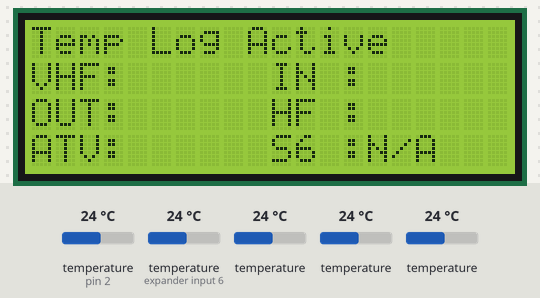
This sketch was run on a simulated Arduino Uno, built with avr-gcc and run on an emulated ATmega328P. Shown: 20×4 character LCD. The inputs (shaded band) are chosen by the test bench; at power-on: temperature (sensors on pin 2, expander input 6) 24 °C, temperature 24 °C. The local clock reads 2024-03-15 10:24:30 at power-on unless the sketch sets it; storage starts empty; what the sketch prints to the serial monitor is not drawn.

Above: at 6.4 s.
6.5 s: temperature (sensor on pin 2) set to 41 °C
At 8.5 s:
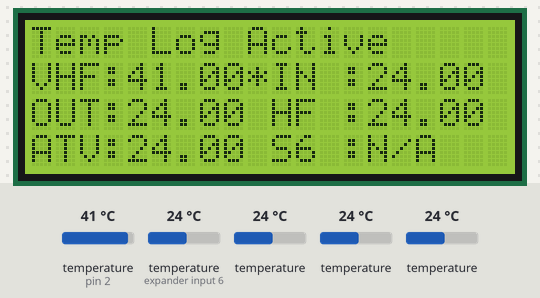
10.0 s: temperature (sensor on expander input 6) set to 41 °C
At 13.4 s:
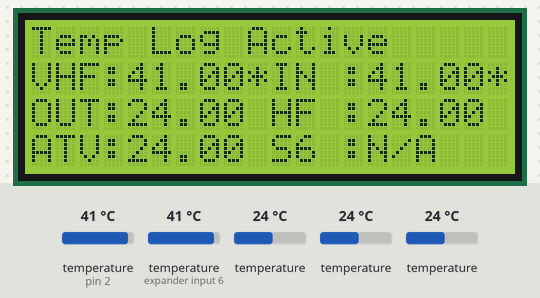
13.7 s: temperature (sensor 202) set to 41 °C
At 16.1 s:
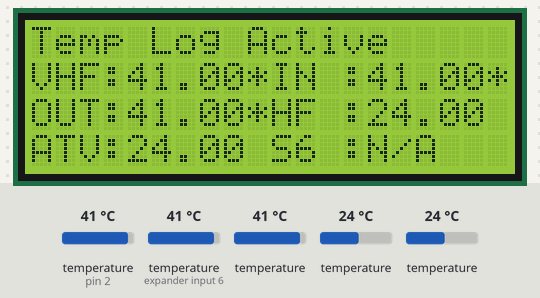
17.2 s: temperature (sensor 302) set to 41 °C
At 20.0 s:
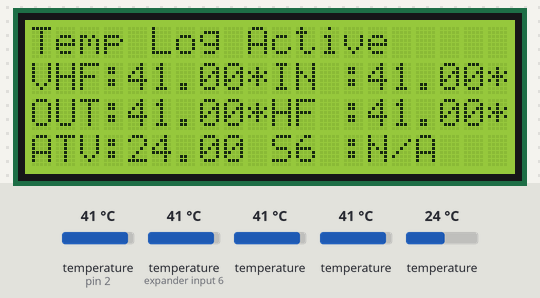
21.1 s: temperature (sensor 402) set to 41 °C
At 22.5 s:
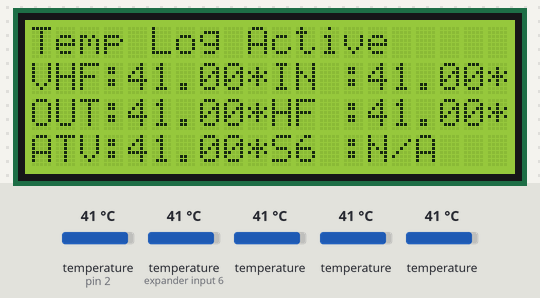
24.6 s: temperature (sensor on pin 2) set to 12 °C
At 27.6 s:
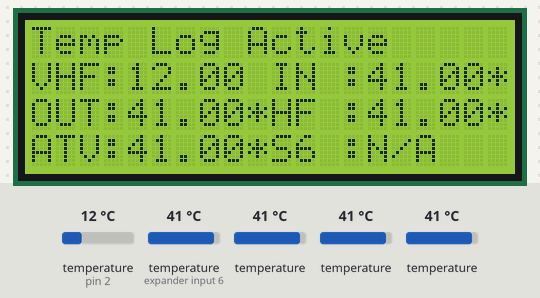
Timing chart, 0 to 29.1 s (numbered marks = the images above; inputs shaded):
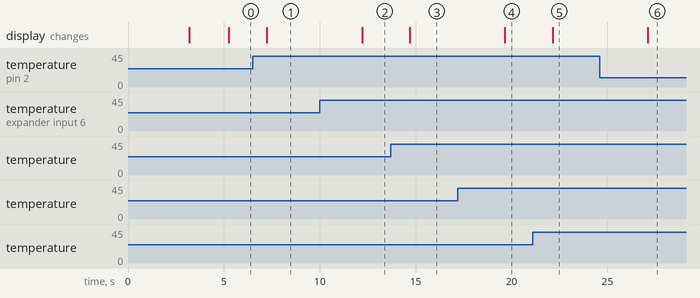

Measured:
- after the input at 6.5 s, the display: changes after 0.74 s (image 1)
- after the input at 10.0 s, the display: changes after 2.2 s (image 2)
- after the input at 13.7 s, the display: changes after 0.99 s (image 3)
- after the input at 17.2 s, the display: changes after 2.5 s (image 4)
- after the input at 21.1 s, the display: changes after 1.0 s (image 5)
- after the input at 24.6 s, the display: changes after 2.5 s (image 6)

The sketch:

Shack_Temps_V0.0.3.ino
```cpp
/*
  LCD Temp Sensor logger

  Logs temps to SD Card + LCD

  The circuit:
  - LCD and RTC connected Analog pin4 + pin5 I2c bus
  - Temp Sensors OneWire to Digital pin2 (4.7K Resistor between VCC and Data Line)
  - SD Card -MISO pin12
            -MOSI pin11
            -SCK pin13
            -CS pin10 Changable, See //SetupSD below.

  created 2018
  by Stephen McBain <http://mcbainsite.co.uk>
*/
const char *codeversion = "V0.0.3";
//Load needed libries / Basic Setup
#include <SPI.h>
#include <SD.h>
  // -- Set SD Card Variable Name
File dataFile;

#include <Wire.h> //I2C Communication
#include <LiquidCrystal_I2C.h>
#include <DS3232RTC.h>
//#include <DS3231.h>
// -- Init the DS3231 using the hardware interface
//DS3231  rtc(SDA, SCL);

#include <OneWire.h>
#include <DallasTemperature.h>
// -- Data wire is plugged into pin 2 on the Arduino
#define ONE_WIRE_BUS 2
// -- Setup a oneWire instance to communicate with any OneWire devices
// (not just Maxim/Dallas temperature ICs)
OneWire oneWire(ONE_WIRE_BUS);
// Pass our oneWire reference to Dallas Temperature.
DallasTemperature sensors(&oneWire);

// -- Assign sensor addresses to Variable Names
// Assign the addresses of your 1-Wire temp sensors.
// See the tutorial on how to obtain these addresses:
// http://www.hacktronics.com/Tutorials/arduino-1-wire-address-finder.html
DeviceAddress VHF = { 0x28, 0xFF, 0xCC, 0xD3, 0x31, 0x18, 0x02, 0x91 };
DeviceAddress IN = { 0x28, 0xFF, 0x36, 0x54, 0xC4, 0x17, 0x05, 0xF6 };
DeviceAddress OUT = { 0x28, 0xFF, 0xE1, 0x44, 0xC4, 0x17, 0x04, 0x9F };
DeviceAddress HF = { 0x28, 0xFF, 0x3D, 0xEA, 0x31, 0x18, 0x02, 0x21 };
DeviceAddress ATV = { 0x28, 0xFF, 0xCF, 0x53, 0x32, 0x18, 0x01, 0x00 };
//DeviceAddress Sensor6 = {};

// -- LCD Setup Assign pins to names
#define I2C_ADDR 0x27  //Address location of I2C LCD
#define Rs_pin 0
#define Rw_pin 1
#define En_pin 2
#define BACKLIGHT_PIN 3
#define D4_pin 4
#define D5_pin 5
#define D6_pin 6
#define D7_pin 7

//Setup LCD Pins etc...
LiquidCrystal_I2C lcd(I2C_ADDR, En_pin, Rw_pin, Rs_pin, D4_pin, D5_pin, D6_pin, D7_pin);

//Set temp allert marker temprature
const PROGMEM int allert = 40;

int SDpresent = 0; // -- Initialze variable for SD logging
float S1;
float S2;
float S3;
float S4;
float S5;
//float S6;

void setup()
{
  Serial.begin(9600); //Start Serial
  // -- Check Real Time Clock Is Set
  setSyncProvider(RTC.get);  // Library function to get the time from the RTC module. DS3232RTC.h Library
  if (timeStatus() != timeSet)
    Serial.println(F("System Time Cannot be Set. Check Connections."));
  else
    Serial.println(F("System Time is Set."));
    Serial.print(day());
    Serial.print("/");
    Serial.print(month());
    Serial.print("/");
    Serial.print(year());
    Serial.print(", ");
    Serial.print(hour());
    Serial.print(":");
    Serial.print(minute());
    Serial.print(":");
    Serial.println(second());

  lcd.begin (20, 4); //LCD Size (horrizontal, Vertical)

  // LCD Backlight ON
  lcd.setBacklightPin(BACKLIGHT_PIN, POSITIVE);
  lcd.setBacklight(HIGH);

  // Start up the sensors library
  Serial.print(F("Locating devices..."));
  sensors.begin();
  Serial.print(F("Found "));
  Serial.print(sensors.getDeviceCount(), DEC);
  Serial.println(F(" devices."));

  // set the resolution to 10 bit (Can be 9 to 12 bits .. lower is faster)
  sensors.setResolution(11);
  //sensors.setResolution(IN, 10);
  //sensors.setResolution(OUT, 10);
  //sensors.setResolution(HF, 10);
  //sensors.setResolution(ATV, 10);
  //sensors.setResolution(S6, 10);

  // -- LCD Welcome Message
  lcd.setCursor(1, 0); // go home on LCD
  lcd.print("Shack Temp Monitor");
  lcd.setCursor(7, 1);
  lcd.print(codeversion);
  lcd.setCursor(2, 3);
  lcd.print("mcbainsite.co.uk");
  delay(3000);

  //SetupSD Card
  Serial.print(F("Initializing SD card..."));
  lcd.clear();
  lcd.home();
  lcd.print(F("Initializing Log..."));
  lcd.setCursor(0, 2);
  lcd.print(F("SD Card..."));

  // -- Check for SD Card and Activate Logging
  // -- Change 10 below to Set CS Pin
  if (!SD.begin(10)) {
    Serial.println(F("SD inisalisation Failed"));
    lcd.print(F("ERROR!"));
    delay(2000);
    headderNOSD();
    return;
  } else {
    SDpresent = 1;
    dataFile = SD.open("startup.txt", FILE_WRITE);
    dataFile.print("Startup logged.....");
    Serial.print(F("Writing headder...."));
    dataFile.println("Shack Temp Monitor");
    dataFile.println(codeversion);
    dataFile.println("Written By Stephen McBain");
    dataFile.println();
    dataFile.print(day());
    dataFile.print(month());
    dataFile.println(year());
    dataFile.println();
    dataFile.close();
    SD.remove("temps.csv");
    Serial.println(F("SD Ready"));
    lcd.print(F("Ready!"));
    delay(2000);
    headder();
  }
}

void headder() //Setup LCD with logging active message
{
  Serial.println(F("Headder With Logging"));
  lcd.clear();
  lcd.home();
  lcd.print(F("Temp Log Active"));
  layout();
}

void headderNOSD() //Setup LCD with logging inactive message
{
  Serial.println(F("Headder With no Logging"));
  lcd.clear();
  lcd.home();
  lcd.print("Temp Log inActive");
  layout();
}

void layout()// standard layout of screen
{
  lcd.setCursor(0, 1);
  lcd.print(F("VHF:"));
  lcd.setCursor(10, 1);
  lcd.print(F("IN :"));
  lcd.setCursor(0, 2);
  lcd.print(F("OUT:"));
  lcd.setCursor(10, 2);
  lcd.print(F("HF :"));
  lcd.setCursor(0, 3);
  lcd.print(F("ATV:"));
  lcd.setCursor(10, 3);
  lcd.print(F("S6 :N/A"));
  loop;
}

void loop()
{
  Serial.println(F("loop started"));
//sensors.requestTemperatures(); // Send the command to get temperature readings
sensors.requestTemperaturesByAddress(VHF); // Send the command to get temperatures
sensors.requestTemperaturesByAddress(IN); // Send the command to get temperatures
sensors.requestTemperaturesByAddress(OUT); // Send the command to get temperatures
sensors.requestTemperaturesByAddress(HF); // Send the command to get temperatures
sensors.requestTemperaturesByAddress(ATV); // Send the command to get temperatures
//sensors.requestTemperaturesByAddress(tempSensor); // Send the command to get temperatures

float S1 = sensors.getTempC(VHF);
float S2 = sensors.getTempC(IN);
float S3 = sensors.getTempC(OUT);
float S4 = sensors.getTempC(HF);
float S5 = sensors.getTempC(ATV);
//float S6 = sensors.getTempCByIndex(5);

  //Sensor 1
  lcd.setCursor(4, 1);
  if (S1 == -127.00) {
    lcd.print("N/A   ");
  } else {
    if (S1 >= allert) {
      lcd.print(S1); // Why "byIndex"?
      // You can have more than one DS18B20 on the same bus.
      // 0 refers to the first IC on the wire
      lcd.print("*");
    } else {
      lcd.print(S1); // Why "byIndex"?
      // You can have more than one DS18B20 on the same bus.
      // 0 refers to the first IC on the wire
      lcd.print(" ");
    }
  }
  //Sensor 2
  lcd.setCursor(14, 1);
  if (S2 == -127.00) {
    lcd.print("N/A   ");
  } else {
    if (S2 >= allert) {
      lcd.print(S2); // Why "byIndex"?
      // You can have more than one DS18B20 on the same bus.
      // 0 refers to the first IC on the wire
      lcd.print("*");
    } else {
      lcd.print(S2); // Why "byIndex"?
      // You can have more than one DS18B20 on the same bus.
      // 0 refers to the first IC on the wire
      lcd.print(" ");
    }
  }
  //Sensor 3
  lcd.setCursor(4, 2);
  if (S3 == -127.00) {
    lcd.print("N/A   ");
  } else {
    if (S3 >= allert) {
      lcd.print(S3); // Why "byIndex"?
      // You can have more than one DS18B20 on the same bus.
      // 0 refers to the first IC on the wire
      lcd.print("*");
    } else {
      lcd.print(S3); // Why "byIndex"?
      // You can have more than one DS18B20 on the same bus.
      // 0 refers to the first IC on the wire
      lcd.print(" ");
    }
  }
  //Sensor 4
  lcd.setCursor(14, 2);
  if (S4 == -127.00) {
    lcd.print("N/A   ");
  } else {
    if (S4 >= allert) {
      lcd.print(S4); // Why "byIndex"?
      // You can have more than one DS18B20 on the same bus.
      // 0 refers to the first IC on the wire
      lcd.print("*");
    } else {
      lcd.print(S4); // Why "byIndex"?
      // You can have more than one DS18B20 on the same bus.
      // 0 refers to the first IC on the wire
      lcd.print(" ");
    }
  }
    //Sensor 5
  lcd.setCursor(4, 3);
  if (S5 == -127.00) {
    lcd.print("N/A   ");
  } else {
    if (S5 >= allert) {
      lcd.print(S5); // Why "byIndex"?
      // You can have more than one DS18B20 on the same bus.
      // 0 refers to the first IC on the wire
      lcd.print("*");
    } else {
      lcd.print(S5); // Why "byIndex"?
      // You can have more than one DS18B20 on the same bus.
      // 0 refers to the first IC on the wire
      lcd.print(" ");
    }
  }
  //Sensor 6
//  lcd.setCursor(14, 3);
//  if (S6 == -127.00) {
//    lcd.print("N/A   ");
//  } else {
//    if (S6 >= allert) {
//      lcd.print(S6); // Why "byIndex"?
      // You can have more than one DS18B20 on the same bus.
      // 0 refers to the first IC on the wire
//      lcd.print("*");
//    } else {
//      lcd.print(S6); // Why "byIndex"?
      // You can have more than one DS18B20 on the same bus.
      // 0 refers to the first IC on the wire
//      lcd.print(" ");
//    }
//  }

  if (SDpresent == 1) {
    if (((minute() == 00) && (second() >= 28 && second() <= 32)) || ((minute() == 10) && (second() >= 28 && second() <= 32)) || ((minute() == 20) && (second() >= 28 && second() <= 32)) || ((minute() == 30) && (second() >= 28 && second() <= 32)) || ((minute() == 40) && (second() >= 28 && second() <= 32)) || ((minute() == 50) && (second() >= 28 && second() <= 32))) {
      //sensors.requestTemperatures(); // Send the command to get temperature readings
      /********************************************************************/
      Serial.println(F("Data write"));
      dataFile = SD.open("temps.csv", FILE_WRITE);
      dataFile.print(day());
      dataFile.print("/");
      dataFile.print(month());
      dataFile.print("/");
      dataFile.print(year());
      dataFile.print(",");
      dataFile.print(hour());
      dataFile.print(":");
      dataFile.print(minute());
      dataFile.print(":");
      dataFile.print(second());
      dataFile.print(",");
      dataFile.print("VHF:");
      dataFile.print(",");
      dataFile.print(S1);
      dataFile.print(",");
      dataFile.print("IN:");
      dataFile.print(",");
      dataFile.print(S2);
      dataFile.print(",");
      dataFile.print("OUT:");
      dataFile.print(",");
      dataFile.print(S3);
      dataFile.print(",");
      dataFile.print("HF:");
      dataFile.print(",");
      dataFile.print(S4);
      dataFile.print(",");
      dataFile.print("23cm ATV RX:");
      dataFile.print(",");
      dataFile.println(S5);
//      dataFile.print(",");
//      dataFile.print("S6:");
//      dataFile.print(",");
//      dataFile.println(S6);
      dataFile.close();
    }
  }
  delay(500);
  }
```
